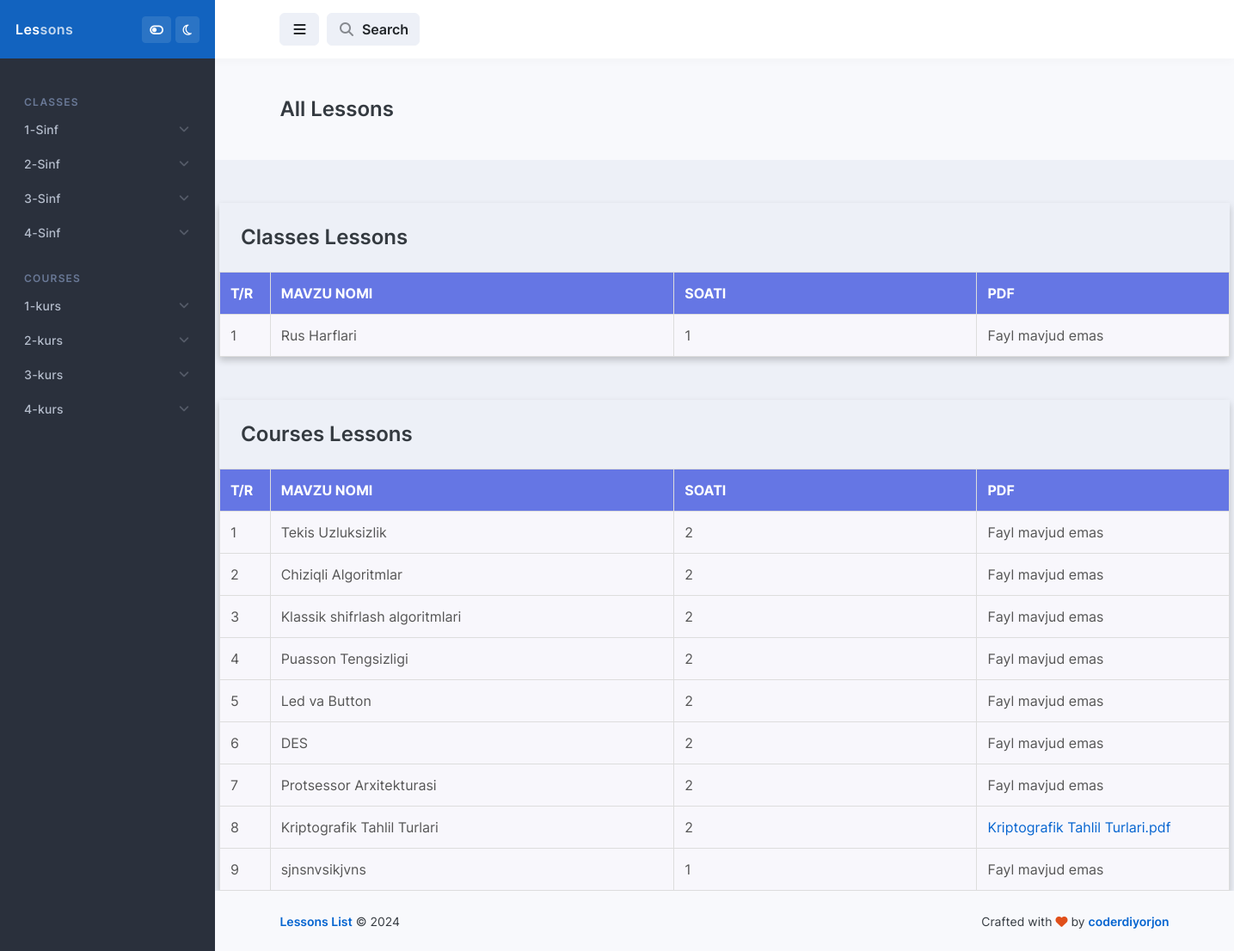
Screenshot of /?science=Rus-Tili with the database file from the repository.
### classes/models.py (models this page shows, shortened)
class Classes(models.Model):
    name = models.CharField(max_length=100, unique=True)
    def __str__(self):
        return self.name
    class Meta:
        verbose_name_plural = 'Classes'
        verbose_name = 'Class'

class LessonsSchool(models.Model):
    lessonName = models.CharField(max_length=100)
    time = models.PositiveSmallIntegerField()
    pdfFile = models.FileField(upload_to='media/pdfFilesSchool', blank=True, null=True)
    classes = models.ForeignKey(to=Classes, on_delete=models.CASCADE)
    science = models.ForeignKey(to=SciencesSchool, on_delete=models.CASCADE)
    class Meta:
        verbose_name_plural = 'Lessons'
        verbose_name = 'Lesson'

### courses/models.py (models this page shows, shortened)
class Courses(models.Model):
    name = models.CharField(max_length=100)
    def __str__(self):
        return self.name
    class Meta:
        verbose_name_plural = 'Courses'
        verbose_name = 'Course'

class LessonsUni(models.Model):
    name=models.CharField(max_length=100)
    time=models.PositiveIntegerField()
    pdfFile=models.FileField(upload_to='media/pdfFilesUniversity', null=True, blank=True)
    course=models.ForeignKey(to=Courses, on_delete=models.CASCADE)
    science=models.ForeignKey(to=SciencesUni, on_delete=models.CASCADE)
    class Meta:
        verbose_name='Lesson'
        verbose_name_plural='Lessons'

### courses/views.py (the view)
# urls.py: path('', index, name='index'), ]
def index(request):
    selected_science = request.GET.get('science')
    selected_course = request.GET.get('course')
    search_query = request.GET.get('page-header-search-input', '').strip()  # Get search input
    all_lessons_school = LessonsSchool.objects.all()
    all_lessons_uni = LessonsUni.objects.all()
    if search_query:
        lessons_school = all_lessons_school.filter(Q(lessonName__icontains=search_query))
        lessons_uni = all_lessons_uni.filter(Q(name__icontains=search_query))
    else:
        lessons_school = all_lessons_school
        lessons_uni = all_lessons_uni
    if selected_science:
        lessons_school = LessonsSchool.objects.filter(science__scienceName=selected_science)
    if selected_course:
        lessons_uni = LessonsUni.objects.filter(science__name=selected_course)
    context = {
        'title': "Javlon Domla Zo'r",
        'classesSchool': Classes.objects.all(),
        'coursesSchool': Courses.objects.all(),
        'SciencesSchoolwithNamesClasses': list(zip(
            [str(name.classes) for name in SciencesSchool.objects.all()],
            [science.scienceName for science in SciencesSchool.objects.all()]
        )),
        'SciencesUniwithNamesCourses': list(zip(
            [str(name.course) for name in SciencesUni.objects.all()],
            [science.name for science in SciencesUni.objects.all()]
        )),
        'Lessonschool': lessons_school,
        'Lessonsuni': lessons_uni,
        'selected_science': selected_science,
        'selected_course': selected_course,
        'search_query': search_query,
    }
    return render(request, 'index.html', context)

### templates/index.html (shortened to what this page needs)
{% load static %}
<!doctype html>
<html lang="en">
<head>
    <link rel="stylesheet" id="css-main" href="{% static 'css/dashmix.min.css' %}">
    <link rel="stylesheet" id="css-main" href="{% static 'css/TableStyle.css' %}">
</head>
<body>
<div id="page-container"
     class="sidebar-o sidebar-dark enable-page-overlay side-scroll page-header-fixed main-content-narrow">
    <nav id="sidebar" aria-label="Main Navigation">
        <div class="bg-header-dark">
            <div class="content-header bg-white-5">
                <a class="fw-semibold text-white tracking-wide" href="#">
              <span class="smini-hidden">
                Les<span class="opacity-75">sons</span>
              </span>
                </a>
                <div>
                    <button type="button" class="btn btn-sm btn-alt-secondary" data-toggle="class-toggle"
                            data-target="#sidebar-style-toggler" data-class="fa-toggle-off fa-toggle-on"
                            onclick="Dashmix.layout('sidebar_style_toggle');Dashmix.layout('header_style_toggle');">
                        <i class="fa fa-toggle-off" id="sidebar-style-toggler"></i>
                    </button>
                    <button type="button" class="btn btn-sm btn-alt-secondary" data-toggle="class-toggle"
                            data-target="#dark-mode-toggler" data-class="far fa"
                            onclick="Dashmix.layout('dark_mode_toggle');">
                        <i class="far fa-moon" id="dark-mode-toggler"></i>
                    </button>
                </div>
            </div>
        </div>
        <div class="js-sidebar-scroll">
            <div class="content-side">
                <ul class="nav-main">
                    <li class="nav-main-heading">Classes</li>
                    {% for clas in classesSchool %}
                        <li class="nav-main-item">
                            <a class="nav-main-link nav-main-link-submenu" data-toggle="submenu" aria-haspopup="true"
                               aria-expanded="false" href="#">
                                <span class="nav-main-link-name">{{ clas.name }}</span>
                            </a>
                        </li>
                    {% endfor %}
                    <li class="nav-main-heading">Courses</li>
                    {% for course in coursesSchool %}
                        <li class="nav-main-item">
                            <a class="nav-main-link nav-main-link-submenu" data-toggle="submenu" aria-haspopup="true"
                               aria-expanded="false" href="#">
                                <span class="nav-main-link-name">{{ course.name }}</span>
                            </a>
                        </li>
                    {% endfor %}
                </ul>
            </div>
        </div>
    </nav>
    <header id="page-header">
        <div class="content-header">
            <div class="space-x-1">
                <button type="button" class="btn btn-alt-secondary" data-toggle="layout" data-action="sidebar_toggle">
                    <i class="fa fa-fw fa-bars"></i>
                </button>
                <button type="button" class="btn btn-alt-secondary" data-toggle="layout" data-action="header_search_on">
                    <i class="fa fa-fw opacity-50 fa-search"></i> <span
                        class="ms-1 d-none d-sm-inline-block">Search</span>
                </button>
            </div>
        </div>
    </header>
    <main id="main-container">
        <div class="bg-body-light">
            <div class="content content-full">
                <div class="d-flex flex-column flex-sm-row justify-content-sm-between align-items-sm-center">
                    <h1 class="flex-grow-1 fs-3 fw-semibold my-2 my-sm-3">
                        <a href="{% url 'index' %}" style="text-decoration: none; color: inherit;">All Lessons</a>
                    </h1>
                </div>
            </div>
        </div>
        <div class="table-container" style="margin-top: 50px">
            <h3 style="margin: 25px">
                Classes Lessons
            </h3>
            <table>
                <thead>
                <tr>
                    <th style="width: 5%;">T/r</th>
                    <th style="width: 40%;">Mavzu Nomi</th>
                    <th style="width: 30%;">Soati</th>
                    <th style="width: 25%;">PDF</th>
                </tr>
                </thead>
                <tbody>
                {% for lesson in Lessonschool %}
                    <tr>
                        <td>{{ forloop.counter }}</td>
                        <td>{{ lesson.lessonName }}</td>
                        <td>{{ lesson.time }}</td>
                        <td>
    {% if lesson.pdfFile %}
        <a href="{% url 'download_pdf' lesson.id %}" target="_blank" download>{{ lesson.name }}.pdf</a>
    {% else %}
        Fayl mavjud emas
    {% endif %}
</td>
                    </tr>
                {% empty %}
                    <tr>
                        <td colspan="4">Hech qanday dars topilmadi</td>
                    </tr>
                {% endfor %}
                </tbody>
            </table>
        </div>
        <div class="table-container" style="margin-top: 50px">
            <h3 style="margin: 25px">
                Courses Lessons
            </h3>
            <table>
                <thead>
                <tr>
                    <th style="width: 5%;">T/r</th>
                    <th style="width: 40%;">Mavzu Nomi</th>
                    <th style="width: 30%;">Soati</th>
                    <th style="width: 25%;">PDF</th>
                </tr>
                </thead>
                <tbody>
                {% if Lessonsuni %}
                    {% for lesson in Lessonsuni %}
                        <tr>
                            <td>{{ forloop.counter }}</td>
                            <td>{{ lesson.name }}</td>
                            <td>{{ lesson.time }}</td>
                            <td>
    {% if lesson.pdfFile %}
        <a href="{% url 'download_pdf' lesson.id %}" target="_blank" download>{{ lesson.name }}.pdf</a>
    {% else %}
        Fayl mavjud emas
    {% endif %}
</td>
                        </tr>
                    {% empty %}
                        <tr>
                            <td colspan="4">Hech qanday dars topilmadi</td>
                        </tr>
                    {% endfor %}
                {% else %}
                    <tr>
                        <td colspan="4">Hech qanday dars topilmadi</td>
                    </tr>
                {% endif %}
                </tbody>
            </table>
        </div>
    </main>
    <footer id="page-footer" class="bg-body-light">
        <div class="content py-0">
            <div class="row fs-sm">
                <div class="col-sm-6 order-sm-2 mb-1 mb-sm-0 text-center text-sm-end">
                    Crafted with <i class="fa fa-heart text-danger"></i> by <a class="fw-semibold"
                                                                               href="https://telegram.me/StackOverFlow2024"
                                                                               target="_blank">coderdiyorjon</a>
                </div>
                <div class="col-sm-6 order-sm-1 text-center text-sm-start">
                    <a class="fw-semibold" href="https://student.jbnuu.uz" target="_blank">Lessons List</a> &copy; <span
                        data-toggle="year-copy"></span>
                </div>
            </div>
        </div>
    </footer>
</div>
</body>
</html>

### static/css/TableStyle.css (style rules this page uses)
.table-container { width: 1175px; margin: 0 auto; overflow-x: auto; box-shadow: 0px 4px 8px rgba(0, 0, 0, 0.2); }
table { width: 100%; border-collapse: collapse; }
th, td { padding: 12px; text-align: left; border: 1px solid #ddd; }
th { background-color: #6576e4; color: #ffffff; font-weight: bold; text-transform: uppercase; }
td { color: #555; background-color: #f8f7fc; }

### rows the page displays
Classes: name "1-Sinf"
Classes: name "2-Sinf"
Classes: name "3-Sinf"
Classes: name "4-Sinf"
Courses: name "1-kurs"
Courses: name "2-kurs"
Courses: name "3-kurs"
Courses: name "4-kurs"
LessonsSchool: lessonName "Rus Harflari", time "1", pdfFile "Fayl mavjud emas"
LessonsUni: name "Tekis Uzluksizlik", time "2", pdfFile "Fayl mavjud emas"
LessonsUni: name "Chiziqli Algoritmlar", time "2", pdfFile "Fayl mavjud emas"
LessonsUni: name "Klassik shifrlash algoritmlari", time "2", pdfFile "Fayl mavjud emas"
LessonsUni: name "Puasson Tengsizligi", time "2", pdfFile "Fayl mavjud emas"
LessonsUni: name "Led va Button", time "2", pdfFile "Fayl mavjud emas"
LessonsUni: name "DES", time "2", pdfFile "Fayl mavjud emas"
LessonsUni: name "Protsessor Arxitekturasi", time "2", pdfFile "Fayl mavjud emas"
LessonsUni: name "Kriptografik Tahlil Turlari", time "2"
LessonsUni: name "sjnsnvsikjvns", time "1", pdfFile "Fayl mavjud emas"
